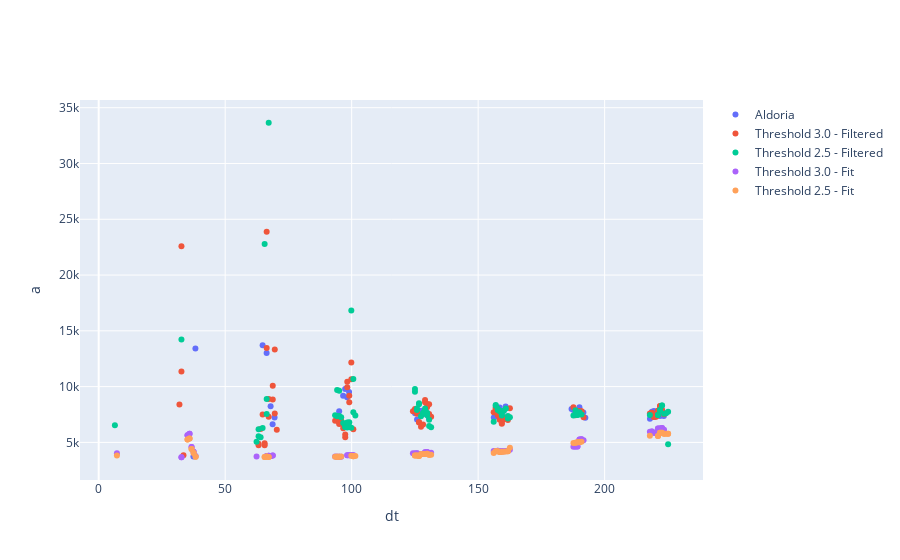
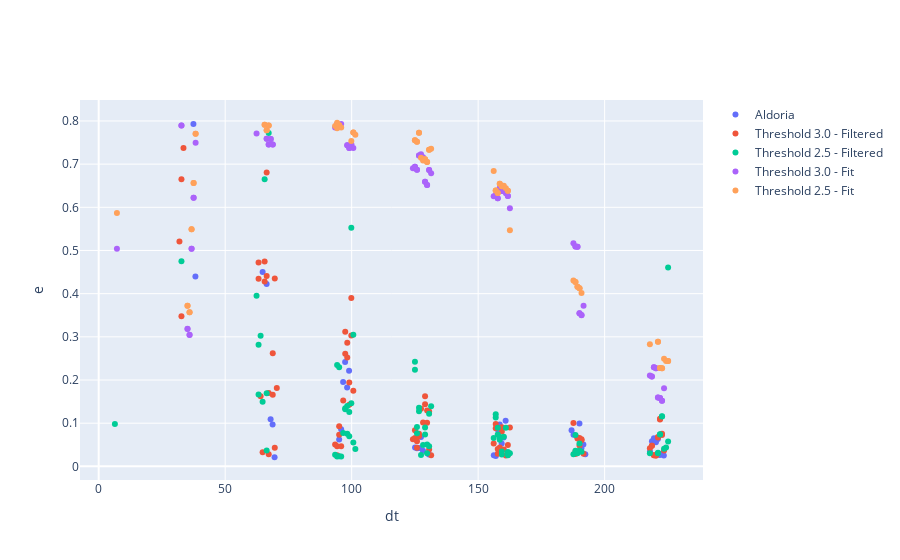

Notebook source saved alongside these figures, in order:
### Code cell
# Plot dos Resultados:
plot_data(
    df_list=[tles_aldoria, tles_saipher_30_filtered, tles_saipher_25_filtered, tles_saipher_30_fit, tles_saipher_25_fit],
    legend=['Aldoria', 'Threshold 3.0 - Filtered', 'Threshold 2.5 - Filtered', 'Threshold 3.0 - Fit', 'Threshold 2.5 - Fit'],
    # df_list=[tles_aldoria, tles_saipher_30_filtered,tles_saipher_30_raw],
    # legend=['Aldoria', 'Threshold 3.0 - Filtered', 'Threshold 3.0 - Raw'],
    y_data=['a', 'e','i','w','omega'],
    x_data='dt',
    # h_dist=False
)
